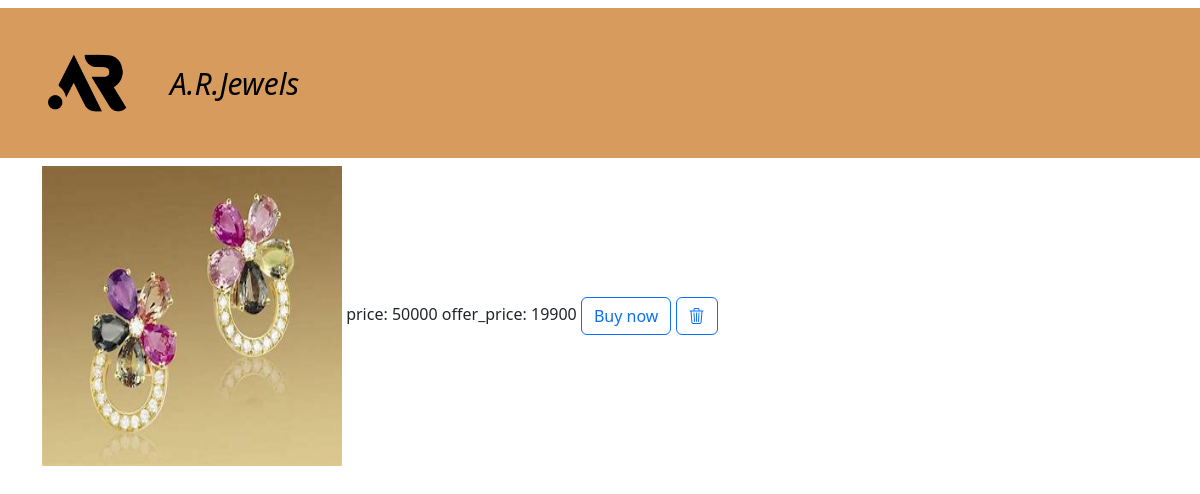
Screenshot of /cart_display (signed in) with the database file from the repository.
### app/models.py (models this page shows, shortened)
class Cart(models.Model):
    user=models.ForeignKey(User,on_delete=models.CASCADE)
    product=models.ForeignKey(Jewels,on_delete=models.CASCADE)

class Jewels(models.Model):
    jewels_id=models.TextField()
    category=models.TextField()
    jewels_name=models.TextField()
    price=models.IntegerField()
    offer_price=models.IntegerField()
    description=models.TextField()
    img=models.FileField()

### app/views.py (the view)
# urls.py: path('cart_display',views.cart_display),
def cart_display(req):
    log_user=User.objects.get(username=req.session['user'])
    data=Cart.objects.filter(user=log_user)
    return render(req,'user/cart_display.html',{'data':data})

### templates/user/cart_display.html (shortened to what this page needs)
<!DOCTYPE html>
<html lang="en">
<head>
    <link rel="stylesheet" href="https://cdn.jsdelivr.net/npm/bootstrap-icons@1.11.3/font/bootstrap-icons.min.css">
    <link href="https://cdn.jsdelivr.net/npm/bootstrap@5.3.3/dist/css/bootstrap.min.css" rel="stylesheet">
    {% load static %}
</head>
<body>
    <nav class="navbar navbar-expand-sm " >
        <div class="container-fluid" style="background-color: rgb(216, 155, 94);">
          <img src="{% static 'image/unnamed.png' %} " alt="" style="width: 150px;"><br>
          <div class="collapse navbar-collapse" id="collapsibleNavbar">
            <ul class="navbar-nav">
              <li class="nav-item">
                <a class="nav-link" href="#" style="font-style: italic; font-size: 30px; font-weight: 70px; color: black;">A.R.Jewels</a>
              </li>
            </ul>
          </div>
        </div>
      </nav>
    <div class="container">
        <div class="row">
            {% for cart_obj in data %}
            <div class="col-lg-12">
                <img src="{{cart_obj.product.img.url}}" alt="" style="width: 300px; height: 300px;">
                price:  {{cart_obj.product.price}}
                offer_price: {{cart_obj.product.offer_price}}
                <a href="buy_pro/{{cart_obj.product.pk}}" class="btn btn-outline-primary">Buy now</a>
                <a href="../delete_cart/{{cart_obj.pk}}" class="btn btn-outline-primary"><i class="bi bi-trash3"></i></a>
            </div>
            {% endfor %}
        </div>
    </div>
</body>
</html>

### rows the page displays
Cart: product.img (picture), product.price "50000", product.offer_price "19900"
